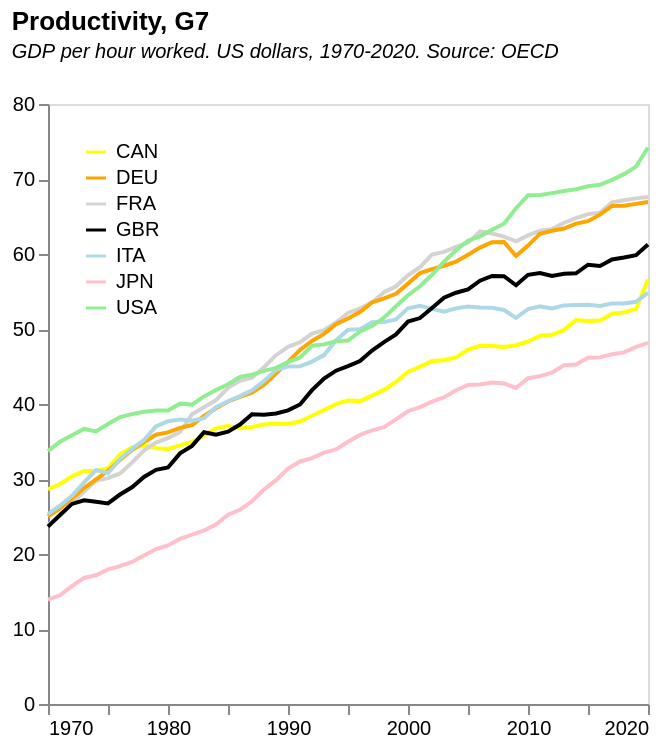

Here is the Vega-Lite specification saved for this chart:
### Vega-Lite specification from a JSON file in a GitHub repository (floating-point values rounded to 4 significant figures; data arrays with more than 128 entries replaced by an {"elided": "..."} marker saying what was removed)
{"$schema": "https://vega.github.io/schema/vega-lite/v5.json", "title": {"text": "Productivity, G7", "subtitle": ["GDP per hour worked. US dollars, 1970-2020. Source: OECD", ""], "subtitleFontStyle": "italic", "subtitleFontSize": 10, "anchor": "start", "color": "black"}, "data": {"values": {"elided": "378 records"}, "format": {"parse": {"TIME": "date"}}}, "transform": [{"filter": "datum.LOCATION!='OECD'"}], "height": 300, "width": 300, "mark": {"type": "line", "point": false}, "encoding": {"x": {"field": "TIME", "type": "temporal", "title": null, "axis": {"grid": false}}, "y": {"field": "Value", "type": "quantitative", "title": null, "axis": {"grid": false}}, "color": {"field": "LOCATION", "type": "nominal", "scale": {"range": ["yellow", "orange", "lightgrey", "black", "lightblue", "pink", "lightgreen"]}, "title": null, "legend": {"orient": "top-left"}}}}
